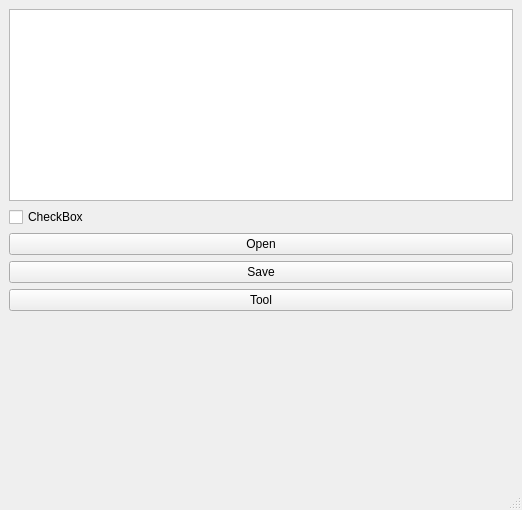
<?xml version="1.0" encoding="UTF-8"?>
<ui version="4.0">
 <class>MainWindow</class>
 <widget class="QMainWindow" name="MainWindow">
  <property name="geometry">
   <rect>
    <x>0</x>
    <y>0</y>
    <width>522</width>
    <height>510</height>
   </rect>
  </property>
  <property name="windowTitle">
   <string>MainWindow</string>
  </property>
  <widget class="QWidget" name="centralwidget">
   <layout class="QVBoxLayout" name="verticalLayout_3">
    <item>
     <layout class="QVBoxLayout" name="verticalLayout">
      <item>
       <widget class="QListWidget" name="listItems"/>
      </item>
      <item>
       <widget class="QCheckBox" name="checkit1_cb">
        <property name="text">
         <string>CheckBox</string>
        </property>
       </widget>
      </item>
      <item>
       <widget class="QPushButton" name="buttonOpen">
        <property name="text">
         <string>Open</string>
        </property>
       </widget>
      </item>
      <item>
       <widget class="QPushButton" name="buttonSave">
        <property name="text">
         <string>Save</string>
        </property>
       </widget>
      </item>
      <item>
       <widget class="QPushButton" name="buttonTool">
        <property name="text">
         <string>Tool</string>
        </property>
       </widget>
      </item>
      <item>
       <spacer name="verticalSpacer">
        <property name="orientation">
         <enum>Qt::Vertical</enum>
        </property>
        <property name="sizeHint" stdset="0">
         <size>
          <width>20</width>
          <height>40</height>
         </size>
        </property>
       </spacer>
      </item>
     </layout>
    </item>
   </layout>
  </widget>
  <widget class="QMenuBar" name="menubar">
   <property name="geometry">
    <rect>
     <x>0</x>
     <y>0</y>
     <width>522</width>
     <height>21</height>
    </rect>
   </property>
  </widget>
  <widget class="QStatusBar" name="statusbar"/>
 </widget>
 <resources/>
 <connections/>
</ui>
